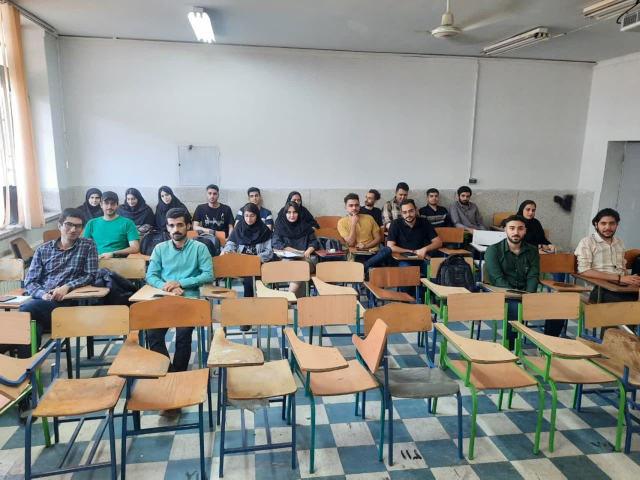
#> input picture FaceDetection/class-pic.jpg, 1280 x 959 px (shown at 1/2 size)
$ jupyter execute hsv_detection.ipynb
#> lines starting #> are read from the running program, lines starting #| are printed output that depends on the picture; after the words box and inside, x2 and y2 are one past the last pixel; in counts of white or black regions, pixels touching at a corner belong together
[cell 1]
import cv2
import numpy as np
import matplotlib.pyplot as plt

# Load the image
image = cv2.imread('class-pic.jpg')
#> image is the input picture: shape (959, 1280, 3); mean B, G, R 136.9, 142.2, 141.1

# conversion to grayscale
gray = cv2.cvtColor(image, cv2.COLOR_BGR2GRAY)
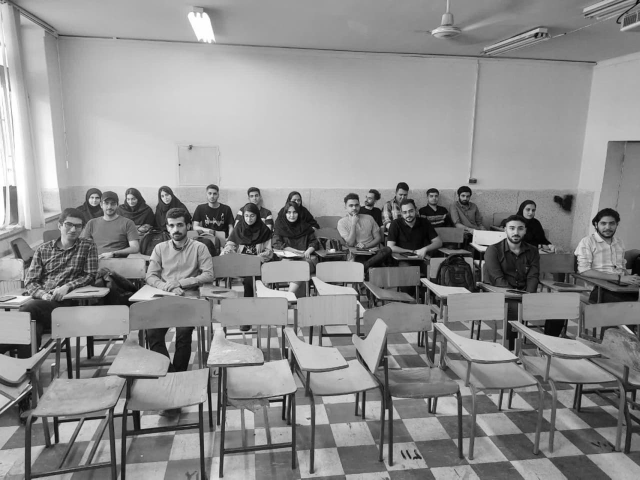
#> gray: shape (959, 1280) (shown at 1/2 size); min 0, max 255, mean 141.3
gray = np.array(gray, dtype='uint8')

# Convert the image to the HSV color space
hsv = cv2.cvtColor(image, cv2.COLOR_BGR2HSV)
#> hsv: shape (959, 1280, 3); mean H, S, V 63.7, 54, 153.5

# Define the bounds of the skin color in HSV using numpy array
first_lower_skin = np.array([0, 10, 60], dtype="uint8")
first_upper_skin = np.array([9, 255, 255], dtype="uint8")

# Create binary mask by applying the color range threshold
first_skin_mask = cv2.inRange(hsv, first_lower_skin, first_upper_skin)
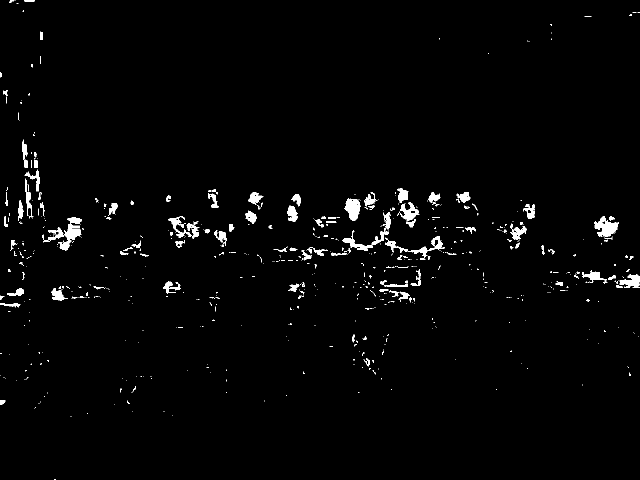
#> first_skin_mask: shape (959, 1280) (shown at 1/2 size); 1.9% white; 676 white regions (548 under 20 px), largest, box (x1, y1, x2, y2) and area: (116, 434, 164, 501) 1188, (1189, 432, 1237, 474) 1072, (688, 397, 722, 442) 961

# Define bounds of the skin color in HSV using numpy array
second_lower_skin = np.array([262/2, 0, 0], dtype="uint8")
second_upper_skin = np.array([360/2, 255, 255], dtype="uint8")

# Create the second binary mask by applying the color range threshold
second_skin_mask = cv2.inRange(hsv, second_lower_skin, second_upper_skin)
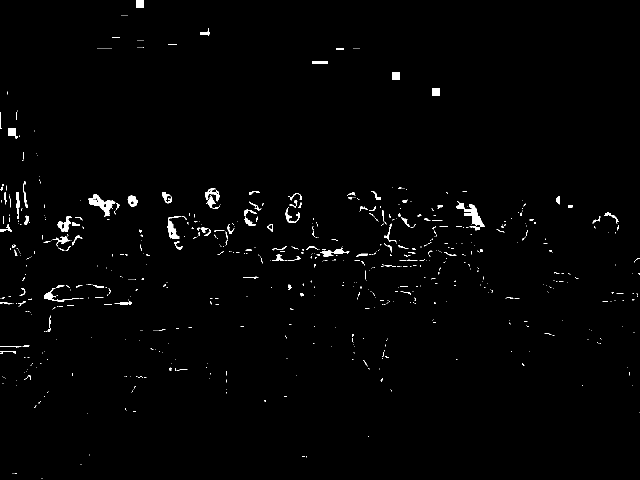
#> second_skin_mask: shape (959, 1280) (shown at 1/2 size); 1.1% white; 713 white regions (599 under 20 px), largest, box (x1, y1, x2, y2) and area: (912, 402, 970, 461) 1020, (177, 388, 231, 434) 890, (410, 376, 440, 418) 518

# Combine the two binary masks using bitwise OR(performs a bitwise OR operation)
skin_mask_combined = cv2.bitwise_or(first_skin_mask, second_skin_mask)
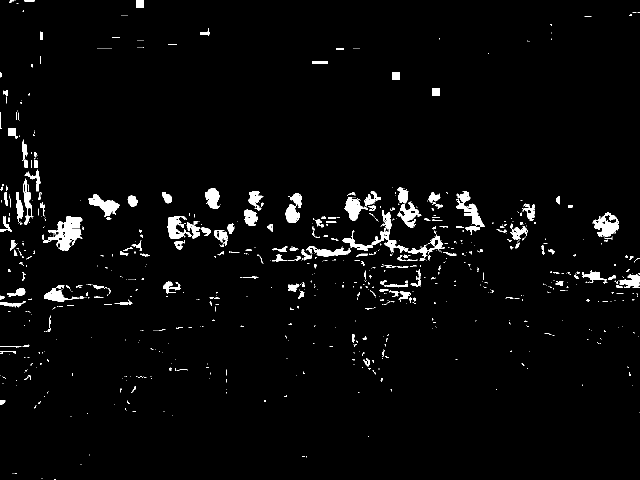
#> skin_mask_combined: shape (959, 1280) (shown at 1/2 size); 3% white; 873 white regions (688 under 20 px), largest, box (x1, y1, x2, y2) and area: (96, 432, 165, 502) 2408, (684, 420, 817, 506) 1810, (1185, 424, 1238, 474) 1353

# Apply morphological operations to remove noise and refine the mask
kernel = cv2.getStructuringElement(cv2.MORPH_ELLIPSE, (7, 7))
skin_mask_combined = cv2.morphologyEx(skin_mask_combined, cv2.MORPH_OPEN, kernel)
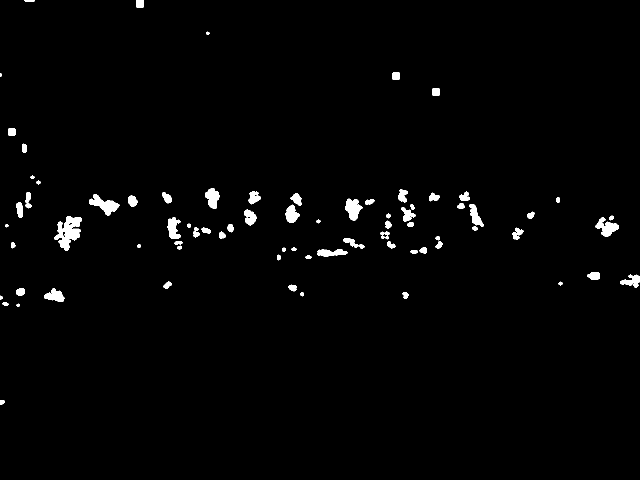
#> skin_mask_combined: shape (959, 1280) (shown at 1/2 size); 1.6% white; 81 white regions, largest, box (x1, y1, x2, y2) and area: (108, 432, 164, 502) 2027, (178, 388, 239, 432) 1143, (690, 397, 725, 442) 944
kernel = cv2.getStructuringElement(cv2.MORPH_ELLIPSE, (3, 3))
skin_mask_combined = cv2.morphologyEx(skin_mask_combined, cv2.MORPH_CLOSE, kernel)
#> skin_mask_combined: shape (959, 1280); 1.6% white; 76 white regions

# Find contours in the skin mask
contours, dash = cv2.findContours(skin_mask_combined, cv2.RETR_EXTERNAL, cv2.CHAIN_APPROX_SIMPLE)
#> contours = 76 contours, 1 with area under 20; largest, box (x1, y1, x2, y2) and area: (108, 432, 164, 502) 1975, (178, 388, 239, 432) 1069, (690, 397, 725, 442) 894, (1191, 434, 1238, 474) 846, (410, 376, 439, 418) 720; dash = 76 rows, first 6: [1, -1, -1, -1], [2, 0, -1, -1], [3, 1, -1, -1], [4, 2, -1, -1], [5, 3, -1, -1], [6, 4, -1, -1]


copy_image = image.copy()
faces = []
for contour in contours:
    perimeter = cv2.arcLength(contour, True)
    approx = cv2.approxPolyDP(contour, 0.02 * perimeter, True)
    if len(approx) > 7:
        # Apply area threshold to filter out small contours
        area = cv2.contourArea(contour)
        if  200 < area < 1200:
            # Find the bounding box of the contour
            x, y, w, h = cv2.boundingRect(contour)
            faces.append((x, y, w, h))
#> this loop made 76 passes
#> (perimeter, area, x, y, w, h) on passes 7, 12, 27, 31, 41, 42, 47, 48, 49, 55, 57, 58: (119.6, 615.5, 88, 576, 41, 28), (148.6, 503.5, 1240, 549, 40, 27), (121.5, 306, 686, 476, 43, 22), (96.81, 251.5, 1025, 455, 22, 24), (175.5, 846, 1191, 434, 47, 40), (145.9, 698, 335, 434, 27, 44), (95.15, 512.5, 488, 419, 25, 32), (108.5, 382.5, 802, 414, 29, 30), (106.2, 616, 571, 409, 29, 37), (137.2, 894, 690, 397, 35, 45), (65.94, 289, 256, 391, 19, 23), (186, 1069, 178, 388, 61, 44)
#> (perimeter, area) on passes 3, 5, 8, 9, 11, 14: (30.14, 52), (40.63, 99), (54.04, 197.5), (48.87, 138.5), (47.11, 131), (31.8, 52)
#> after the loop, faces = 19 items, first 6: (88, 576, 41, 28), (1240, 549, 40, 27), (686, 476, 43, 22), (1025, 455, 22, 24), (1191, 434, 47, 40), (335, 434, 27, 44)

# Draw rectangles around the detected faces
# separate the face
for (x, y, w, h) in faces:
   cv2.rectangle(copy_image, (x, y), (x+w, y+h), (0, 255, 0), 3)
   # detect each face
   roi_gray = gray[y:y+h, x:x+w]
   roi_color = image[y:y+h, x:x+w]
   roi_color = cv2.cvtColor(roi_color, cv2.COLOR_BGR2RGB)
   plt.imshow(roi_color)
   plt.show()
#> this loop made 19 passes
#> (x, y, w, h) on passes 1 to 12: (88, 576, 41, 28), (1240, 549, 40, 27), (686, 476, 43, 22), (1025, 455, 22, 24), (1191, 434, 47, 40), (335, 434, 27, 44), (488, 419, 25, 32), (802, 414, 29, 30), (571, 409, 29, 37), (690, 397, 35, 45), (256, 391, 19, 23), (178, 388, 61, 44)
#> pass 1, `roi_gray = gray[y:y+h, x:x+w]`:
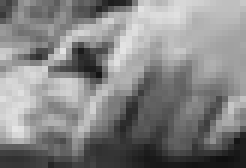
#> roi_gray: shape (28, 41) (shown 6 times larger); min 15, max 229, mean 132.1
#> pass 1, `roi_color = image[y:y+h, x:x+w]`:
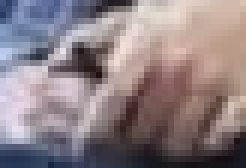
#> roi_color: shape (28, 41, 3) (shown 6 times larger); mean B, G, R 131.9, 127.6, 140.9
#> pass 2, `roi_gray = gray[y:y+h, x:x+w]`:
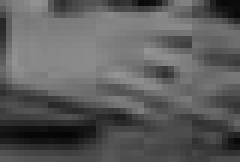
#> roi_gray: shape (27, 40) (shown 6 times larger); min 5, max 147, mean 91.9
#> pass 2, `plt.show()`:
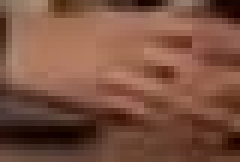
#> shown: shape (27, 40, 3) (shown 6 times larger); mean R, G, B 123.1, 81.5, 64
#> after the loop:
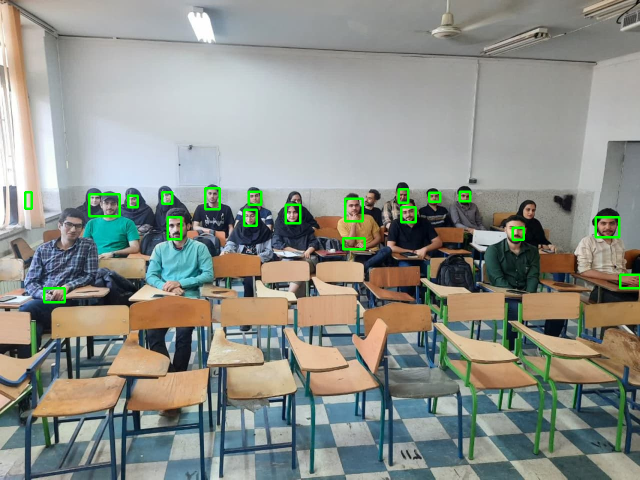
#> copy_image: shape (959, 1280, 3) (shown at 1/2 size); 0.91% of pixels changed, all inside (x1, y1, x2, y2) = (48, 374, 1280, 607)


im_rgb = cv2.cvtColor(copy_image, cv2.COLOR_BGR2RGB)

plt.imshow(im_rgb)
plt.axis('off')
plt.show()
